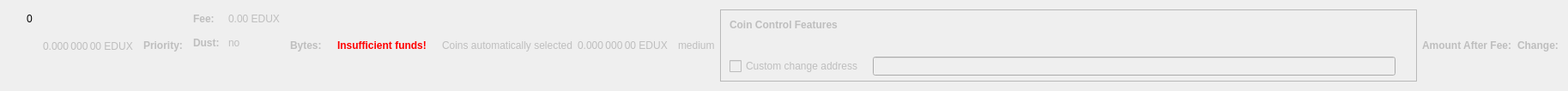
    <widget class="QWidget" name="dummyHideWidget" native="true">
     <property name="maximumSize">
      <size>
       <width>100</width>
       <height>22</height>
      </size>
     </property>
     <layout class="QHBoxLayout" name="dummyHideLayout">
      <item>
       <layout class="QFormLayout" name="formLayoutCoinControl1">
        <property name="horizontalSpacing">
         <number>10</number>
        </property>
        <property name="verticalSpacing">
         <number>14</number>
        </property>
        <property name="leftMargin">
         <number>10</number>
        </property>
        <property name="topMargin">
         <number>4</number>
        </property>
        <property name="rightMargin">
         <number>6</number>
        </property>
        <item row="0" column="1">
         <widget class="QLabel" name="labelCoinControlBytes">
          <property name="cursor">
           <cursorShape>IBeamCursor</cursorShape>
          </property>
          <property name="contextMenuPolicy">
           <enum>Qt::ActionsContextMenu</enum>
          </property>
          <property name="text">
           <string notr="true">0</string>
          </property>
          <property name="textInteractionFlags">
           <set>Qt::LinksAccessibleByMouse|Qt::TextSelectableByKeyboard|Qt::TextSelectableByMouse</set>
          </property>
         </widget>
        </item>
       </layout>
      </item>
      <item>
       <widget class="QLabel" name="labelCoinControlAfterFee">
        <property name="enabled">
         <bool>false</bool>
        </property>
        <property name="sizePolicy">
         <sizepolicy hsizetype="Fixed" vsizetype="Fixed">
          <horstretch>0</horstretch>
          <verstretch>0</verstretch>
         </sizepolicy>
        </property>
        <property name="minimumSize">
         <size>
          <width>111</width>
          <height>12</height>
         </size>
        </property>
        <property name="maximumSize">
         <size>
          <width>111</width>
          <height>12</height>
         </size>
        </property>
        <property name="cursor">
         <cursorShape>IBeamCursor</cursorShape>
        </property>
        <property name="contextMenuPolicy">
         <enum>Qt::ActionsContextMenu</enum>
        </property>
        <property name="text">
         <string notr="true">0.000 000 00 EDUX</string>
        </property>
        <property name="textInteractionFlags">
         <set>Qt::LinksAccessibleByMouse|Qt::TextSelectableByKeyboard|Qt::TextSelectableByMouse</set>
        </property>
       </widget>
      </item>
      <item>
       <widget class="QLabel" name="labelCoinControlPriorityText">
        <property name="enabled">
         <bool>false</bool>
        </property>
        <property name="font">
         <font>
          <weight>75</weight>
          <bold>true</bold>
         </font>
        </property>
        <property name="text">
         <string>Priority:</string>
        </property>
       </widget>
      </item>
      <item>
       <layout class="QHBoxLayout" name="horizontalLayout"/>
      </item>
      <item>
       <layout class="QFormLayout" name="formLayoutCoinControl3">
        <property name="horizontalSpacing">
         <number>10</number>
        </property>
        <property name="verticalSpacing">
         <number>14</number>
        </property>
        <property name="leftMargin">
         <number>6</number>
        </property>
        <property name="topMargin">
         <number>4</number>
        </property>
        <property name="rightMargin">
         <number>6</number>
        </property>
        <item row="0" column="0">
         <widget class="QLabel" name="labelCoinControlFeeText">
          <property name="enabled">
           <bool>false</bool>
          </property>
          <property name="font">
           <font>
            <weight>75</weight>
            <bold>true</bold>
           </font>
          </property>
          <property name="text">
           <string>Fee:</string>
          </property>
          <property name="margin">
           <number>0</number>
          </property>
         </widget>
        </item>
        <item row="0" column="1">
         <widget class="QLabel" name="labelCoinControlFee">
          <property name="enabled">
           <bool>false</bool>
          </property>
          <property name="cursor">
           <cursorShape>IBeamCursor</cursorShape>
          </property>
          <property name="contextMenuPolicy">
           <enum>Qt::ActionsContextMenu</enum>
          </property>
          <property name="text">
           <string notr="true">0.00 EDUX</string>
          </property>
          <property name="textInteractionFlags">
           <set>Qt::LinksAccessibleByMouse|Qt::TextSelectableByKeyboard|Qt::TextSelectableByMouse</set>
          </property>
         </widget>
        </item>
        <item row="1" column="0">
         <widget class="QLabel" name="labelCoinControlLowOutputText">
          <property name="enabled">
           <bool>false</bool>
          </property>
          <property name="font">
           <font>
            <weight>75</weight>
            <bold>true</bold>
           </font>
          </property>
          <property name="text">
           <string>Dust:</string>
          </property>
         </widget>
        </item>
        <item row="1" column="1">
         <widget class="QLabel" name="labelCoinControlLowOutput">
          <property name="enabled">
           <bool>false</bool>
          </property>
          <property name="cursor">
           <cursorShape>IBeamCursor</cursorShape>
          </property>
          <property name="contextMenuPolicy">
           <enum>Qt::ActionsContextMenu</enum>
          </property>
          <property name="text">
           <string>no</string>
          </property>
          <property name="textInteractionFlags">
           <set>Qt::LinksAccessibleByMouse|Qt::TextSelectableByKeyboard|Qt::TextSelectableByMouse</set>
          </property>
         </widget>
        </item>
       </layout>
      </item>
      <item>
       <widget class="QLabel" name="labelCoinControlBytesText">
        <property name="enabled">
         <bool>false</bool>
        </property>
        <property name="font">
         <font>
          <weight>75</weight>
          <bold>true</bold>
         </font>
        </property>
        <property name="text">
         <string>Bytes:</string>
        </property>
       </widget>
      </item>
      <item>
       <layout class="QFormLayout" name="formLayoutCoinControl2">
        <property name="horizontalSpacing">
         <number>10</number>
        </property>
        <property name="verticalSpacing">
         <number>14</number>
        </property>
        <property name="leftMargin">
         <number>6</number>
        </property>
        <property name="topMargin">
         <number>4</number>
        </property>
        <property name="rightMargin">
         <number>6</number>
        </property>
       </layout>
      </item>
      <item>
       <layout class="QHBoxLayout" name="horizontalLayoutCoinControl2">
        <property name="spacing">
         <number>8</number>
        </property>
        <property name="bottomMargin">
         <number>10</number>
        </property>
       </layout>
      </item>
      <item>
       <widget class="QLabel" name="labelCoinControlInsuffFunds">
        <property name="enabled">
         <bool>false</bool>
        </property>
        <property name="minimumSize">
         <size>
          <width>0</width>
          <height>0</height>
         </size>
        </property>
        <property name="font">
         <font>
          <weight>75</weight>
          <bold>true</bold>
         </font>
        </property>
        <property name="styleSheet">
         <string notr="true">color:red;font-weight:bold;</string>
        </property>
        <property name="text">
         <string>Insufficient funds!</string>
        </property>
        <property name="margin">
         <number>5</number>
        </property>
       </widget>
      </item>
      <item>
       <layout class="QFormLayout" name="formLayoutCoinControl4">
        <property name="horizontalSpacing">
         <number>10</number>
        </property>
        <property name="verticalSpacing">
         <number>14</number>
        </property>
        <property name="leftMargin">
         <number>6</number>
        </property>
        <property name="topMargin">
         <number>4</number>
        </property>
        <property name="rightMargin">
         <number>6</number>
        </property>
       </layout>
      </item>
      <item>
       <widget class="QLabel" name="labelCoinControlAutomaticallySelected">
        <property name="enabled">
         <bool>false</bool>
        </property>
        <property name="sizePolicy">
         <sizepolicy hsizetype="Fixed" vsizetype="Fixed">
          <horstretch>0</horstretch>
          <verstretch>0</verstretch>
         </sizepolicy>
        </property>
        <property name="minimumSize">
         <size>
          <width>0</width>
          <height>0</height>
         </size>
        </property>
        <property name="maximumSize">
         <size>
          <width>240</width>
          <height>16777215</height>
         </size>
        </property>
        <property name="text">
         <string>Coins automatically selected</string>
        </property>
        <property name="margin">
         <number>5</number>
        </property>
       </widget>
      </item>
      <item>
       <widget class="QLabel" name="labelCoinControlChange">
        <property name="enabled">
         <bool>false</bool>
        </property>
        <property name="sizePolicy">
         <sizepolicy hsizetype="Fixed" vsizetype="Fixed">
          <horstretch>0</horstretch>
          <verstretch>0</verstretch>
         </sizepolicy>
        </property>
        <property name="minimumSize">
         <size>
          <width>111</width>
          <height>0</height>
         </size>
        </property>
        <property name="maximumSize">
         <size>
          <width>111</width>
          <height>16777215</height>
         </size>
        </property>
        <property name="cursor">
         <cursorShape>IBeamCursor</cursorShape>
        </property>
        <property name="contextMenuPolicy">
         <enum>Qt::ActionsContextMenu</enum>
        </property>
        <property name="text">
         <string notr="true">0.000 000 00 EDUX</string>
        </property>
        <property name="textInteractionFlags">
         <set>Qt::LinksAccessibleByMouse|Qt::TextSelectableByKeyboard|Qt::TextSelectableByMouse</set>
        </property>
       </widget>
      </item>
      <item>
       <widget class="QLabel" name="labelCoinControlPriority">
        <property name="enabled">
         <bool>false</bool>
        </property>
        <property name="cursor">
         <cursorShape>IBeamCursor</cursorShape>
        </property>
        <property name="contextMenuPolicy">
         <enum>Qt::ActionsContextMenu</enum>
        </property>
        <property name="text">
         <string>medium</string>
        </property>
        <property name="textInteractionFlags">
         <set>Qt::LinksAccessibleByMouse|Qt::TextSelectableByKeyboard|Qt::TextSelectableByMouse</set>
        </property>
       </widget>
      </item>
      <item>
       <widget class="QFrame" name="frameCoinControl">
        <property name="sizePolicy">
         <sizepolicy hsizetype="Expanding" vsizetype="Expanding">
          <horstretch>0</horstretch>
          <verstretch>0</verstretch>
         </sizepolicy>
        </property>
        <property name="maximumSize">
         <size>
          <width>16777215</width>
          <height>16777215</height>
         </size>
        </property>
        <property name="frameShape">
         <enum>QFrame::StyledPanel</enum>
        </property>
        <property name="frameShadow">
         <enum>QFrame::Sunken</enum>
        </property>
        <layout class="QVBoxLayout" name="verticalLayoutCoinControl2_2">
         <property name="spacing">
          <number>0</number>
         </property>
         <property name="leftMargin">
          <number>0</number>
         </property>
         <property name="topMargin">
          <number>0</number>
         </property>
         <property name="rightMargin">
          <number>0</number>
         </property>
         <property name="bottomMargin">
          <number>6</number>
         </property>
         <item>
          <layout class="QVBoxLayout" name="verticalLayoutCoinControl" stretch="0,0,0,1">
           <property name="spacing">
            <number>0</number>
           </property>
           <property name="leftMargin">
            <number>10</number>
           </property>
           <property name="topMargin">
            <number>10</number>
           </property>
           <item>
            <layout class="QHBoxLayout" name="horizontalLayoutCoinControl1">
             <property name="bottomMargin">
              <number>15</number>
             </property>
             <item>
              <widget class="QLabel" name="labelCoinControlFeatures">
               <property name="enabled">
                <bool>false</bool>
               </property>
               <property name="sizePolicy">
                <sizepolicy hsizetype="Preferred" vsizetype="Maximum">
                 <horstretch>0</horstretch>
                 <verstretch>0</verstretch>
                </sizepolicy>
               </property>
               <property name="font">
                <font>
                 <weight>75</weight>
                 <bold>true</bold>
                </font>
               </property>
               <property name="styleSheet">
                <string notr="true">font-weight:bold;</string>
               </property>
               <property name="text">
                <string>Coin Control Features</string>
               </property>
              </widget>
             </item>
            </layout>
           </item>
           <item>
            <widget class="QWidget" name="widgetCoinControl" native="true">
             <property name="sizePolicy">
              <sizepolicy hsizetype="Preferred" vsizetype="Preferred">
               <horstretch>0</horstretch>
               <verstretch>0</verstretch>
              </sizepolicy>
             </property>
             <property name="minimumSize">
              <size>
               <width>0</width>
               <height>0</height>
              </size>
             </property>
             <property name="styleSheet">
              <string notr="true"/>
             </property>
             <layout class="QHBoxLayout" name="horizontalLayoutCoinControl5_2">
              <property name="leftMargin">
               <number>0</number>
              </property>
              <property name="topMargin">
               <number>0</number>
              </property>
              <property name="rightMargin">
               <number>0</number>
              </property>
              <property name="bottomMargin">
               <number>0</number>
              </property>
              <item>
               <layout class="QHBoxLayout" name="horizontalLayoutCoinControl3">
                <property name="spacing">
                 <number>20</number>
                </property>
                <property name="topMargin">
                 <number>0</number>
                </property>
                <property name="bottomMargin">
                 <number>10</number>
                </property>
               </layout>
              </item>
             </layout>
            </widget>
           </item>
           <item>
            <layout class="QHBoxLayout" name="horizontalLayoutCoinControl4" stretch="0,0,0">
             <property name="spacing">
              <number>12</number>
             </property>
             <property name="sizeConstraint">
              <enum>QLayout::SetDefaultConstraint</enum>
             </property>
             <property name="topMargin">
              <number>5</number>
             </property>
             <property name="rightMargin">
              <number>5</number>
             </property>
             <item>
              <widget class="QCheckBox" name="checkBoxCoinControlChange">
               <property name="enabled">
                <bool>false</bool>
               </property>
               <property name="toolTip">
                <string>If this is activated, but the change address is empty or invalid, change will be sent to a newly generated address.</string>
               </property>
               <property name="text">
                <string>Custom change address</string>
               </property>
              </widget>
             </item>
             <item>
              <widget class="QValidatedLineEdit" name="lineEditCoinControlChange">
               <property name="enabled">
                <bool>false</bool>
               </property>
               <property name="sizePolicy">
                <sizepolicy hsizetype="Expanding" vsizetype="Fixed">
                 <horstretch>0</horstretch>
                 <verstretch>0</verstretch>
                </sizepolicy>
               </property>
              </widget>
             </item>
             <item>
              <widget class="QLabel" name="labelCoinControlChangeLabel_2">
               <property name="sizePolicy">
                <sizepolicy hsizetype="Preferred" vsizetype="Expanding">
                 <horstretch>0</horstretch>
                 <verstretch>0</verstretch>
                </sizepolicy>
               </property>
               <property name="minimumSize">
                <size>
                 <width>0</width>
                 <height>0</height>
                </size>
               </property>
               <property name="text">
                <string/>
               </property>
               <property name="margin">
                <number>3</number>
               </property>
              </widget>
             </item>
            </layout>
           </item>
           <item>
            <spacer name="verticalSpacerCoinControl">
             <property name="orientation">
              <enum>Qt::Vertical</enum>
             </property>
             <property name="sizeHint" stdset="0">
              <size>
               <width>800</width>
               <height>1</height>
              </size>
             </property>
            </spacer>
           </item>
          </layout>
         </item>
        </layout>
       </widget>
      </item>
      <item>
       <widget class="QLabel" name="labelCoinControlAfterFeeText">
        <property name="enabled">
         <bool>false</bool>
        </property>
        <property name="minimumSize">
         <size>
          <width>0</width>
          <height>0</height>
         </size>
        </property>
        <property name="maximumSize">
         <size>
          <width>16777215</width>
          <height>16777215</height>
         </size>
        </property>
        <property name="font">
         <font>
          <weight>75</weight>
          <bold>true</bold>
         </font>
        </property>
        <property name="text">
         <string>Amount After Fee:</string>
        </property>
        <property name="alignment">
         <set>Qt::AlignLeading|Qt::AlignLeft|Qt::AlignVCenter</set>
        </property>
        <property name="margin">
         <number>0</number>
        </property>
       </widget>
      </item>
      <item>
       <widget class="QLabel" name="labelCoinControlChangeText">
        <property name="enabled">
         <bool>false</bool>
        </property>
        <property name="sizePolicy">
         <sizepolicy hsizetype="Preferred" vsizetype="Preferred">
          <horstretch>0</horstretch>
          <verstretch>0</verstretch>
         </sizepolicy>
        </property>
        <property name="minimumSize">
         <size>
          <width>0</width>
          <height>0</height>
         </size>
        </property>
        <property name="maximumSize">
         <size>
          <width>16777215</width>
          <height>16777215</height>
         </size>
        </property>
        <property name="font">
         <font>
          <weight>75</weight>
          <bold>true</bold>
         </font>
        </property>
        <property name="text">
         <string>Change:</string>
        </property>
        <property name="alignment">
         <set>Qt::AlignLeading|Qt::AlignLeft|Qt::AlignVCenter</set>
        </property>
       </widget>
      </item>
     </layout>
    </widget>
